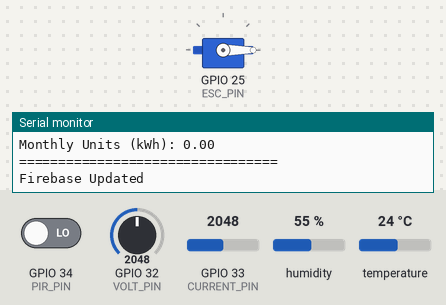
This sketch was run on a simulated ESP32. On the bench: servo, the last lines printed to the serial monitor. The test bench sets the inputs (shaded band); at power-on: GPIO 34 (PIR_PIN) LOW, temperature 24 °C, GPIO 32 (VOLT_PIN) = 2048, GPIO 33 (CURRENT_PIN) = 2048, humidity 55 %. WiFi joins after 1.5 s; servers stay silent unless stated; uploads are accepted with an empty reply.

Above: at 2.7 s.
2.8 s: GPIO 34 (PIR_PIN) driven HIGH
At 5.6 s:
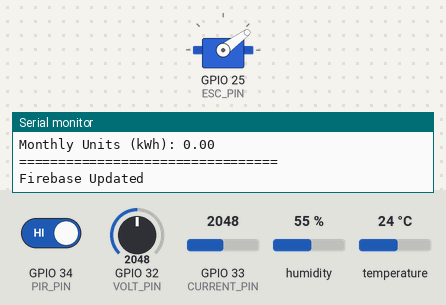
6.9 s: temperature set to 27 °C
At 8.3 s:
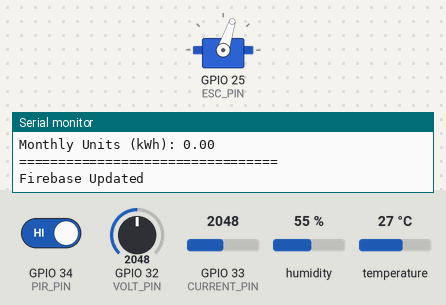
11.0 s: temperature set to 34 °C
15.1 s: temperature set to 37 °C
At 18.9 s:
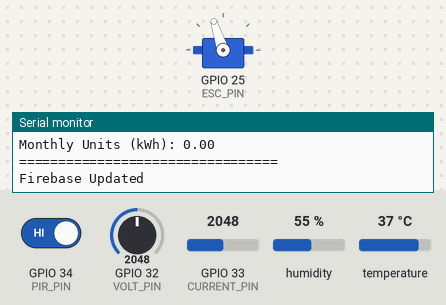
19.2 s: temperature set to 12 °C
At 21.6 s:
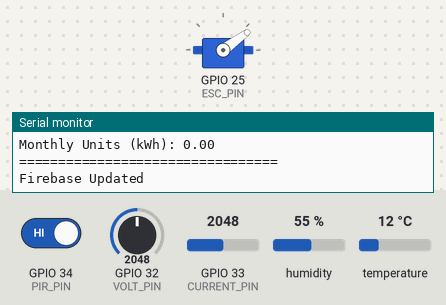
23.3 s: temperature set to 28 °C
At 25.5 s:
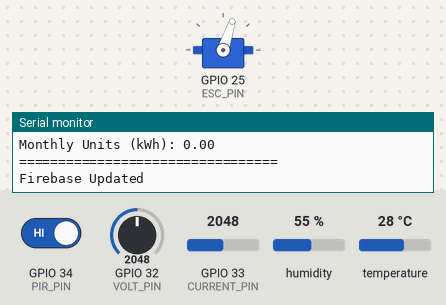
Timing chart, 0 to 27.0 s (numbered marks = the images above; inputs shaded):
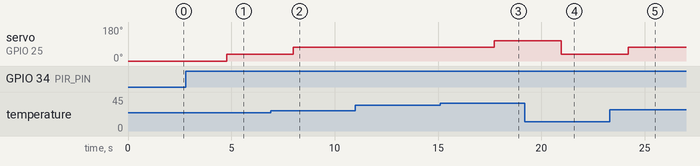

The sketch:

Esp32.ino
```cpp
#include <WiFi.h>
#include <HTTPClient.h>
#include <ESP32Servo.h>
#include "DHT.h"

// ---------- PIN DEFINITIONS ----------
#define PIR_PIN     34
#define DHT_PIN     4
#define ESC_PIN     25
#define VOLT_PIN    32
#define CURRENT_PIN 33

// ---------- WIFI CREDENTIALS ----------
const char* ssid = "i";
const char* password = "00000000";

// ---------- FIREBASE REST ----------
const String FIREBASE_HOST = "https://climate-sense-iot-default-rtdb.asia-southeast1.firebasedatabase.app";
const String FIREBASE_AUTH = "AIzaSyB4FHaLqYxfV5d1AsezftY8P2fVooT_6w8"; // leave empty if public DB

// ---------- SENSOR & CALC CONSTANTS ----------
const float ADC_REF = 3.3;
const int ADC_RES = 4095;
float VOLTAGE_RATIO = 11.0;
float CURRENT_OFFSET = 1.65;
float CURRENT_SENSITIVITY = 0.185;

// ---------- DHT SENSOR ----------
DHT dht(DHT_PIN, DHT11); // directly specify DHT11

Servo esc;

// ---------- ENERGY TRACKING ----------
float daily_kWh = 0;
float monthly_kWh = 0;
unsigned long lastEnergyCalc = 0;

// ---------- FAN CONTROL ----------
String fanStatus = "OFF";
String fanSpeed = "OFF";

// ---------- FUNCTION DECLARATIONS ----------
float readVoltage();
float readCurrent();
void sendToFirebase(float temperature,float humidity,float voltage,float current,float power,int motion);

void setup() {
  Serial.begin(115200);

  pinMode(PIR_PIN, INPUT);
  pinMode(VOLT_PIN, INPUT);
  pinMode(CURRENT_PIN, INPUT);

  esc.attach(ESC_PIN, 1000, 2000);
  esc.writeMicroseconds(1000); // OFF

  dht.begin();

  WiFi.begin(ssid, password);
  Serial.print("Connecting WiFi");
  while (WiFi.status() != WL_CONNECTED) {
    delay(500);
    Serial.print(".");
  }
  Serial.println("\nWiFi Connected!");
}

float readVoltage() {
  int adc = analogRead(VOLT_PIN);
  float voltage = (adc * ADC_REF) / ADC_RES;
  return voltage * VOLTAGE_RATIO;
}

float readCurrent() {
  int adc = analogRead(CURRENT_PIN);
  float voltage = (adc * ADC_REF) / ADC_RES;
  return (voltage - CURRENT_OFFSET) / CURRENT_SENSITIVITY;
}

void sendToFirebase(float temperature,float humidity,float voltage,float current,float power,int motion) {
  if (WiFi.status() == WL_CONNECTED) {
    HTTPClient http;
    String url = FIREBASE_HOST + "/sensors.json";

    String data = "{";
    data += "\"temperature\":" + String(temperature) + ",";
    data += "\"humidity\":" + String(humidity) + ",";
    data += "\"voltage\":" + String(voltage) + ",";
    data += "\"current\":" + String(current) + ",";
    data += "\"power\":" + String(power) + ",";
    data += "\"motion\":" + String(motion) + ",";
    data += "\"fan\":{";
    data += "\"status\":\"" + fanStatus + "\",";
    data += "\"speed\":\"" + fanSpeed + "\"";
    data += "},";
    data += "\"energy\":{";
    data += "\"daily_units\":" + String(daily_kWh) + ",";
    data += "\"monthly_units\":" + String(monthly_kWh);
    data += "}}";

    http.begin(url);
    http.addHeader("Content-Type", "application/json");
    int code = http.PUT(data);

    if (code > 0) Serial.println("Firebase Updated");
    else {
      Serial.print("Firebase Error: ");
      Serial.println(http.errorToString(code));
    }
    http.end();
  }
}

void loop() {
  int motion = digitalRead(PIR_PIN);

  float temperature = dht.readTemperature();
  float humidity = dht.readHumidity();
  float voltage = readVoltage();
  float current = readCurrent();
  float power = voltage * current;

  // ---------- ENERGY CALCULATION ----------
  if (millis() - lastEnergyCalc >= 3000) {
    daily_kWh += (power * 3.0 / 3600.0);
    monthly_kWh += (power * 3.0 / 3600.0);
    lastEnergyCalc = millis();
  }

  // ---------- FAN CONTROL ----------
  if (motion == HIGH) {
    if (temperature <= 25) {
      esc.writeMicroseconds(1200);
      fanStatus = "ON"; fanSpeed = "LOW";
    } else if (temperature <= 35) {
      esc.writeMicroseconds(1400);
      fanStatus = "ON"; fanSpeed = "MEDIUM";
    } else {
      esc.writeMicroseconds(1600);
      fanStatus = "ON"; fanSpeed = "HIGH";
    }
  } else {
    esc.writeMicroseconds(1000);
    fanStatus = "OFF"; fanSpeed = "OFF";
  }

  // ---------- SERIAL MONITOR ----------
  Serial.println("========== SENSOR DATA ==========");
  Serial.print("Temperature: "); Serial.print(temperature); Serial.println(" C");
  Serial.print("Humidity: "); Serial.print(humidity); Serial.println(" %");
  Serial.print("Voltage: "); Serial.print(voltage); Serial.println(" V");
  Serial.print("Current: "); Serial.print(current); Serial.println(" A");
  Serial.print("Power (W): "); Serial.println(power);
  Serial.print("Motion: "); Serial.println(motion);
  Serial.print("Fan Status: "); Serial.println(fanStatus);
  Serial.print("Fan Speed: "); Serial.println(fanSpeed);
  Serial.print("Daily Units (kWh): "); Serial.println(daily_kWh);
  Serial.print("Monthly Units (kWh): "); Serial.println(monthly_kWh);
  Serial.println("=================================");

  sendToFirebase(temperature, humidity, voltage, current, power, motion);

  delay(3000);
}
```

Measured:
- the behaviour switches between 25 and 26 °C on temperature (found by bisection; images 1 and 2)
- the behaviour switches between 35 and 36 °C on temperature (found by bisection; images 2 and 3)
- after the input at 2.8 s, servo on GPIO 25 (ESC_PIN): 0° → 36° after 2.0 s
- after the input at 6.9 s, servo on GPIO 25 (ESC_PIN): 36° → 72° after 1.1 s
- after the input at 15.1 s, servo on GPIO 25 (ESC_PIN): 72° → 108° after 2.6 s
- after the input at 19.2 s, servo on GPIO 25 (ESC_PIN): 108° → 36° after 1.8 s
- after the input at 23.3 s, servo on GPIO 25 (ESC_PIN): 36° → 72° after 0.91 s
